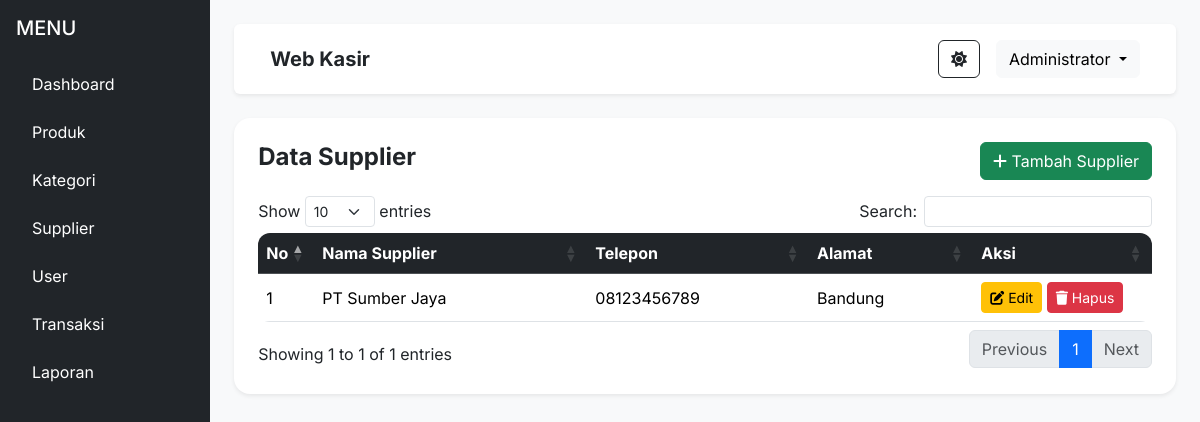
Page /modules/supplier/index.php (signed in) on the committed database.
### tables this page shows
CREATE TABLE supplier (

id_supplier INT AUTO_INCREMENT PRIMARY KEY,

nama_supplier VARCHAR(100) NOT NULL,

telepon VARCHAR(20),

alamat TEXT

);

### modules/supplier/index.php (the view)
<?php
include '../../config/koneksi.php';
include '../../includes/header.php';
$query = mysqli_query($conn,
"SELECT * FROM supplier
ORDER BY id_supplier DESC");
?>
<div class="d-flex">
<?php include '../../includes/sidebar.php'; ?>
<div class="container-fluid p-4">
<?php include '../../includes/navbar.php'; ?>
<div class="card shadow-sm p-4 mt-4">
<div class="d-flex justify-content-between align-items-center mb-3">
<h4 class="fw-bold">
Data Supplier
</h4>
<a href="tambah.php"
class="btn btn-success">
<i class="fa fa-plus"></i>
Tambah Supplier
</a>
</div>
<div class="table-responsive">
<table class="table table-hover align-middle"
id="datatable">
<thead class="table-dark">
<tr>
<th width="5%">
No
</th>
<th>
Nama Supplier
</th>
<th>
Telepon
</th>
<th>
Alamat
</th>
<th width="20%">
Aksi
</th>
</tr>
</thead>
<tbody>
<?php
$no = 1;
while($data = mysqli_fetch_assoc($query)){
?>
<tr>
<td>
<?= $no++; ?>
</td>
<td>
<?= htmlspecialchars($data['nama_supplier']); ?>
</td>
<td>
<?= htmlspecialchars($data['telepon']); ?>
</td>
<td>
<?= htmlspecialchars($data['alamat']); ?>
</td>
<td>
<a href="edit.php?id=<?= $data['id_supplier']; ?>"
class="btn btn-warning btn-sm">
<i class="fa fa-edit"></i>
Edit
</a>
<a href="hapus.php?id=<?= $data['id_supplier']; ?>"
class="btn btn-danger btn-sm"
onclick="return confirm('Yakin hapus supplier ini?')">
<i class="fa fa-trash"></i>
Hapus
</a>
</td>
</tr>
<?php } ?>
</tbody>
</table>
</div>
</div>
</div>
</div>
<?php include '../../includes/footer.php'; ?>

### assets/css/style.css (style rules this page uses)
body { font-family: 'Inter', sans-serif; }
.card { border:none; border-radius:16px; }
.table { border-radius:12px; overflow:hidden; }

### rows in the picture
supplier: nama_supplier "PT Sumber Jaya", telepon "08123456789", alamat "Bandung"

### other values in the picture
$_SESSION['nama'] "Administrator"
